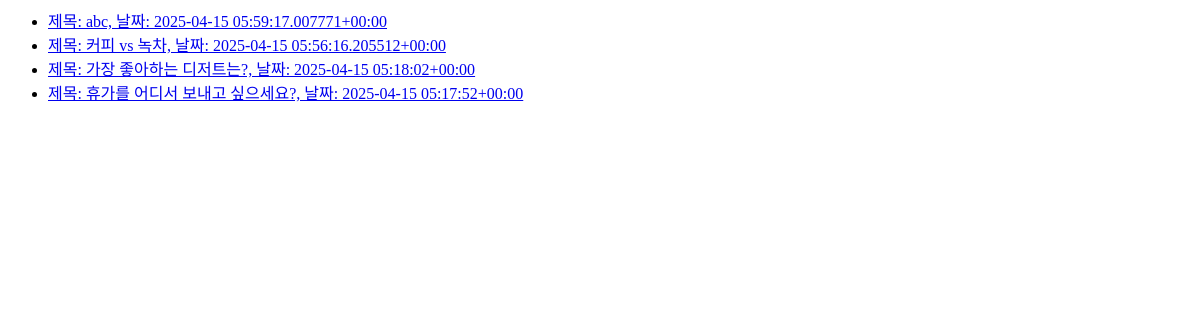
The page /polls/ on the database as committed earlier.
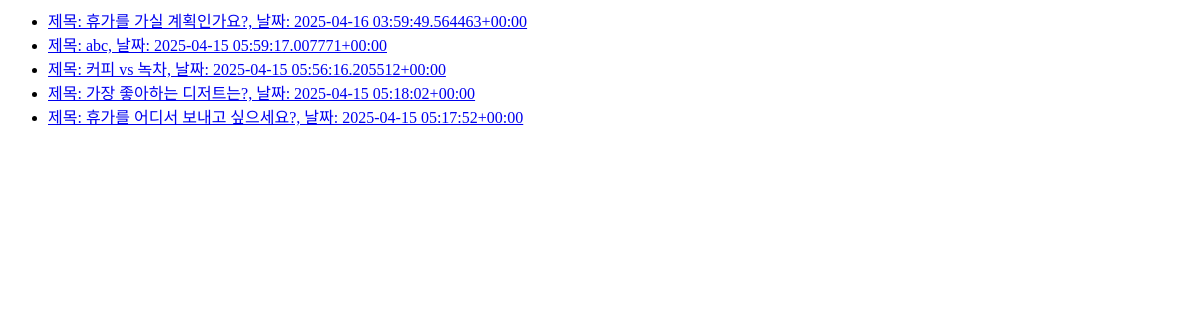
The same page on the database as committed later.
### polls/models.py (models this page shows)
class Question(models.Model):
    question_text = models.CharField(max_length=200)
    pub_date = models.DateTimeField(auto_now_add=True)
    owner = models.ForeignKey('auth.User',related_name='questions' ,on_delete=models.CASCADE, null=True)
    @admin.display(boolean=True,ordering='pub_date',description='최근생성')
    def was_published_recently(self):
        return self.pub_date >= timezone.now() - datetime.timedelta(days=1)
    def __str__(self):
        if self.was_published_recently():
            new_badge = 'NEW!!!'
        else:
            new_badge = ''
        return f'{new_badge} 제목: {self.question_text}, 날짜: {self.pub_date}'

### polls/views.py (the view)
# urls.py: path('', views.index,name="index"),
def index(request):
    question_list = Question.objects.order_by('-pub_date')[:5]
    context = {'question_list': question_list}
    return render(request, 'index.html', context)

### polls/templates/index.html
{% if question_list %}
<ul>
    {% for question in question_list %}
        <li><a href="{% url 'questions:detail' question.id %}">{{question}}</a></li>
    {% endfor %}
</ul>
{% else %}
<p>no question</p>
{% endif %}

Rows that differ between the two databases and show on the page:
added Question: pub_date+question_text "제목: 휴가를 가실 계획인가요?, 날짜: 2025-04-16 03:59:49.564463+00:00"
